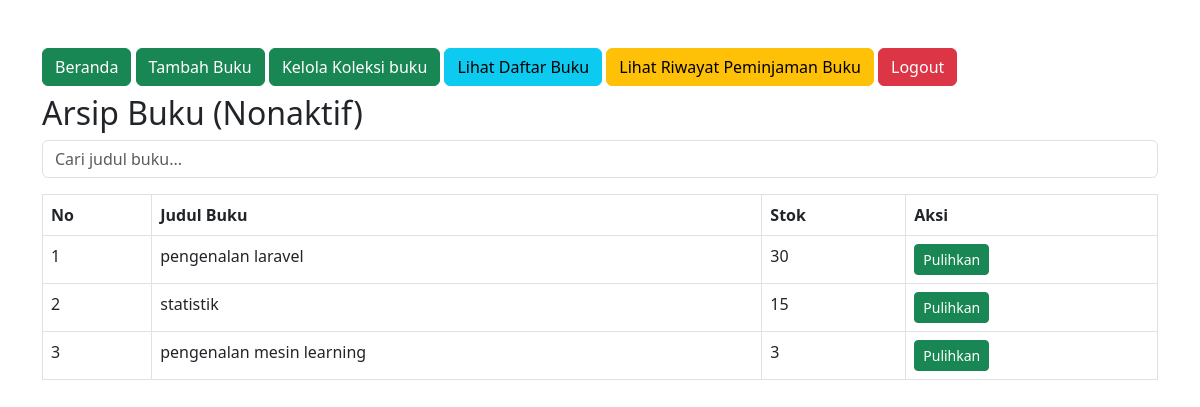
/arsip.php, run on the app's committed database.
### tables this page shows
CREATE TABLE `buku` (
  `id` int(10) UNSIGNED NOT NULL,
  `judul_buku` varchar(100) NOT NULL,
  `stok` int(11) NOT NULL DEFAULT 0,
  `stok_pinjam` int(11) NOT NULL DEFAULT 0,
  `status` enum('aktif','nonaktif') DEFAULT 'aktif'
);

### arsip.php (the view, shortened to what this page needs)
<?php include 'config.php'; ?>
<!DOCTYPE html>
<html>
<head>
    <link rel="stylesheet" href="https://cdn.jsdelivr.net/npm/bootstrap@5.3.0/dist/css/bootstrap.min.css">
</head>
<body class="p-4">
<div class="container mt-4">
    <a href="admin_dashboard.php" class="btn btn-success mb-2">Beranda</a>
    <a href="form_buku.php" class="btn btn-success mb-2">Tambah Buku</a>
    <a href="manage.php" class="btn btn-success mb-2">Kelola Koleksi buku</a>
    <a href="script2.php" class="btn btn-info mb-2">Lihat Daftar Buku</a>
    <a href="script.php" class="btn btn-warning mb-2">Lihat Riwayat Peminjaman Buku</a>
    <a href="logout.php" class="btn btn-danger mb-2">Logout</a>
    <h2>Arsip Buku (Nonaktif)</h2>
    <form method="GET" class="mb-3">
        <input type="text" name="search" class="form-control" placeholder="Cari judul buku..." value="<?= $_GET['search'] ?? '' ?>">
    </form>
    <?php
    $search = $_GET['search'] ?? '';
    $stmt = $conn->prepare("SELECT * FROM buku WHERE status = 'nonaktif' AND judul_buku LIKE :search");
    $stmt->execute([':search' => "%$search%"]);
    $buku = $stmt->fetchAll();
    ?>
    <table class="table table-bordered">
        <thead>
            <tr>
                <th>No</th>
                <th>Judul Buku</th>
                <th>Stok</th>
                <th>Aksi</th>
            </tr>
        </thead>
        <tbody>
        <?php if (count($buku) > 0): ?>
            <?php foreach ($buku as $index => $item): ?>
                <tr>
                    <td><?= $index + 1 ?></td>
                    <td><?= htmlspecialchars($item['judul_buku']) ?></td>
                    <td><?= $item['stok'] ?></td>
                    <td>
                        <form method="POST" action="pulihkan.php" class="d-inline">
                            <button type="submit" class="btn btn-success btn-sm" onclick="return confirm('Pulihkan buku ini?')">Pulihkan</button>
                        </form>
                    </td>
                </tr>
            <?php endforeach; ?>
        <?php else: ?>
            <tr><td colspan="4" class="text-center text-muted">Tidak ada buku yang diarsipkan.</td></tr>
        <?php endif; ?>
        </tbody>
    </table>
</div>
</body>
</html>

### data on the page
buku: judul_buku "pengenalan laravel", stok "30"
buku: judul_buku "statistik", stok "15"
buku: judul_buku "pengenalan mesin learning", stok "3"
